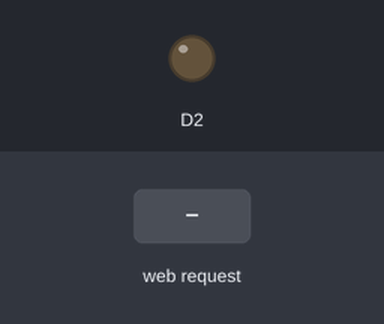
The sketch below on a simulated ESP8266 (NodeMCU). Parts: output pins drawn as LEDs (lit = HIGH). Inputs (shaded band) come from the test bench. What the sketch prints to the serial monitor is not drawn.

Above: at 2.2 s.
2.3 s: HTTP request GET /lol received
At 3.4 s:
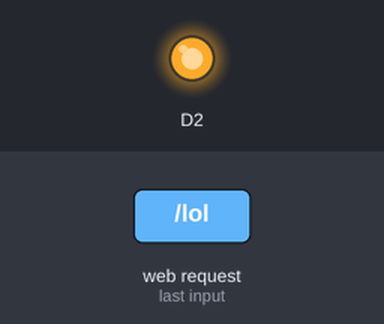
3.8 s: HTTP request GET / received
At 4.5 s:
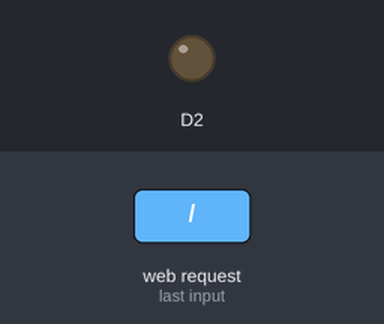
Timing chart, 0 to 6.8 s (numbered marks = the images above; inputs shaded):
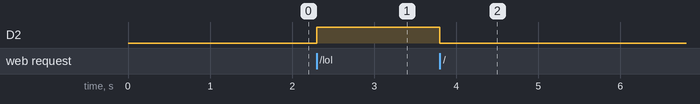

Measured:
- after the input at 2.3 s, D2: LOW → HIGH at once
- after the input at 3.8 s, D2: HIGH → LOW at once

The sketch:

WiFiAccessPointLed.ino
```cpp
// (licence header left out)
/* Create a WiFi access point and provide a web server on it. */

#include <ESP8266WiFi.h>
#include <WiFiClient.h>
#include <ESP8266WebServer.h>

/* Set these to your desired credentials. */
const char *ssid = "Sanoop";
const char *password = "450450450";

ESP8266WebServer server(80);

/* Just a little test message.  Go to http://192.168.4.1 in a web browser
 * connected to this access point to see it.
 */
void handleRoot() {
  server.send(200,"text/html","<h1>OFF</h1>");
	digitalWrite(D2,LOW);
}
void handleRoot1() {
  server.send(200,"text/html","<h1>ON</h1>");
 digitalWrite(D2,HIGH);

}

void setup() {
	pinMode(D2,OUTPUT);
	delay(1000);
	Serial.begin(115200);
	Serial.println();
	Serial.print("Configuring access point...");
	/* You can remove the password parameter if you want the AP to be open. */
	WiFi.softAP(ssid, password);

	IPAddress myIP = WiFi.softAPIP();
	Serial.print("AP IP address: ");
	Serial.println(myIP);
	server.on("/", handleRoot);
	server.on("/lol", handleRoot1);

	server.begin();
	Serial.println("HTTP server started");
}

void loop() {
	server.handleClient();
}
```
